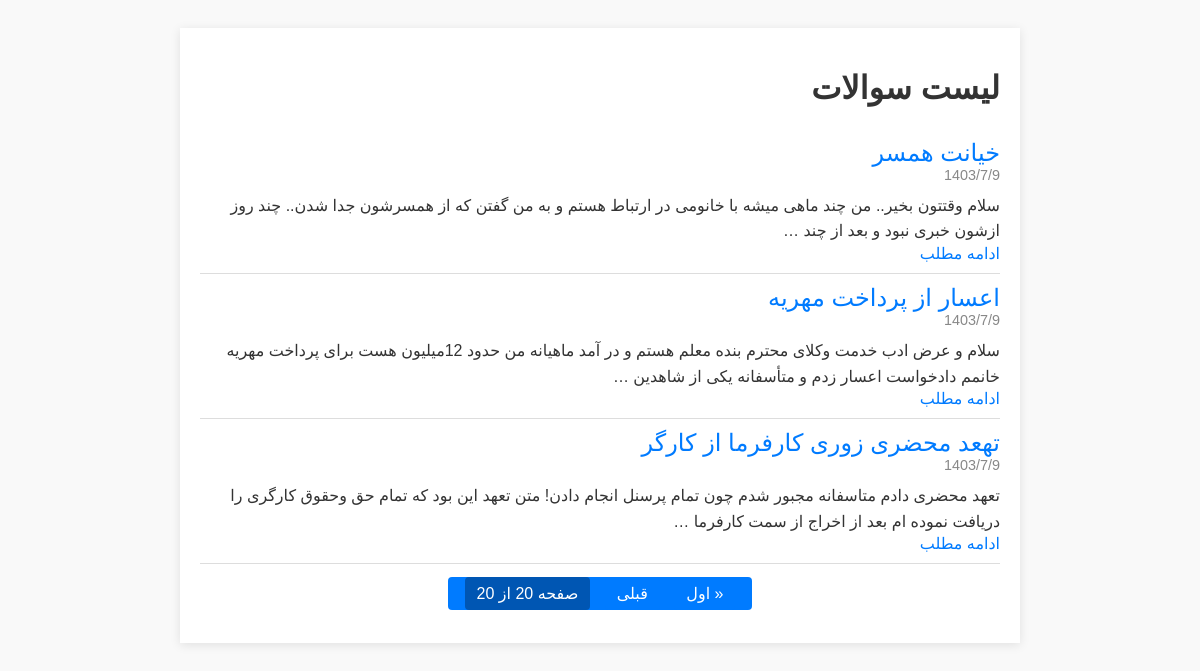
/?page=20, run on the app's committed database.
### core/models.py (models this page shows, shortened)
class Question(models.Model):
    id = models.AutoField(primary_key=True)
    date = models.CharField(max_length=255)
    title = models.CharField(max_length=255)
    text = models.TextField()

### core/views.py (the view)
# urls.py: path('', views.QuestionList.as_view(), name='home'),
class QuestionList(generic.ListView):
    queryset = Question.objects.all()
    template_name = 'core/index.html'
    paginate_by = 3

### core/templates/core/index.html (shortened to what this page needs)
<!DOCTYPE html>
<html lang="fa">
<head>
</head>
<body>
    <div class="container">
        <h1>لیست سوالات</h1>
        {% for question in object_list %}
        <div class="question-item">
            <div class="question-title">{{ question.title }}</div>
            <div class="question-date">{{ question.date }}</div>
            <div class="question-text">{{ question.text|truncatewords:30 }}</div>
            <a href="{% url 'question_detail' question.id %}" class="read-more">ادامه مطلب</a>
        </div>
        {% endfor %}
        <div class="pagination">
            {% if is_paginated %}
                <span class="step-links">
                    {% if page_obj.has_previous %}
                        <a href="?page=1">&laquo; اول</a>
                        <a href="?page={{ page_obj.previous_page_number }}">قبلی</a>
                    {% endif %}
                    <span class="current">
                        صفحه {{ page_obj.number }} از {{ page_obj.paginator.num_pages }}
                    </span>
                </span>
            {% endif %}
        </div>
    </div>
</body>
</html>

### core/templates/core/index.html (style rules this page uses)
body { font-family: 'Vazir', sans-serif; background-color: #f9f9f9; color: #333; direction: rtl; text-align: right; padding: 20px; }
.container { max-width: 800px; margin: 0 auto; background-color: #fff; padding: 20px; box-shadow: 0 2px 10px rgba(0, 0, 0, 0.1); }
.question-item { border-bottom: 1px solid #ddd; padding: 10px 0; }
.question-title { font-size: 1.5em; color: #007bff; }
.question-date { font-size: 0.9em; color: #888; }
.question-text { margin-top: 10px; font-size: 1em; line-height: 1.6; }
.read-more { color: #007bff; text-decoration: none; }
.pagination { margin: 20px 0; text-align: center; }
.pagination span, .pagination a { margin: 0 5px; padding: 8px 12px; background-color: #007bff; color: #fff; text-decoration: none; border-radius: 4px; }
.pagination .current { background-color: #0056b3; }

### data on the page
Question: title "خیانت همسر", date "1403/7/9", text "سلام وقتتون بخیر.. من چند ماهی میشه با خانومی در ارتباط هستم و به من گفتن که از همسرشون جدا شدن.. چند روز ازشون خبری نبود و بعد از چند …"
Question: title "اعسار از پرداخت مهریه", date "1403/7/9", text "سلام و عرض ادب خدمت وکلای محترم بنده معلم هستم و در آمد ماهیانه من حدود 12میلیون هست برای پرداخت مهریه خانمم دادخواست اعسار زدم و متأسفانه یکی از شاهدین …"
Question: title "تهعد محضری زوری کارفرما از کارگر", date "1403/7/9", text "تعهد محضری دادم متاسفانه مجبور شدم چون تمام پرسنل انجام دادن! متن تعهد این بود که تمام حق وحقوق کارگری را دریافت نموده ام بعد از اخراج از سمت کارفرما …"

### other printed values
{{ page_obj.paginator.num_pages }} "20"
